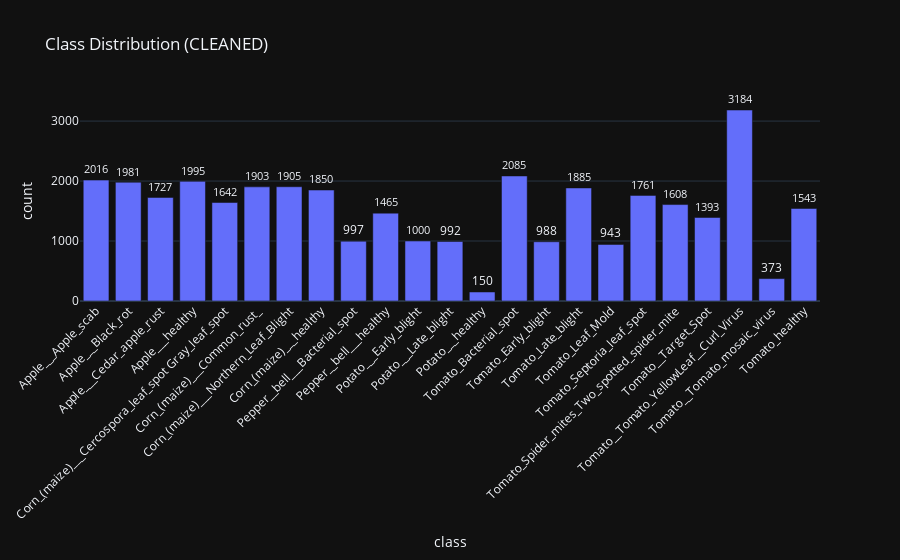

Notebook cell for this chart:
### Code cell
### 3.1 Inspect issues & class distribution after cleaning
from collections import Counter
import pandas as pd
import plotly.express as px


def _preview_list(name, items, k=5):
    print(f"\n-- {name} (showing up to {k}) --")
    for row in items[:k]:
        print(row)


_preview_list("unreadable", problems["unreadable"])
_preview_list("too_small", problems["too_small"])
_preview_list("dup_same_class", problems["dup_same_class"])
_preview_list("dup_cross_class", problems["dup_cross_class"])

clean_counts = Counter()
for cls, p in _iter_class_images(CLEAN_DIR):
    clean_counts[cls] += 1

df_clean = pd.DataFrame(sorted(clean_counts.items(), key=lambda x: x[0]), columns=["class", "count"])
fig = px.bar(df_clean, x="class", y="count", title="Class Distribution (CLEANED)", text="count")
fig.update_traces(textposition="outside", cliponaxis=False)
fig.update_layout(xaxis_tickangle=-45)
display(fig)

print("Total after cleaning:", sum(clean_counts.values()))

### Figure 1 — Plotly figure (JSON) as saved in the notebook; plotly's stock layout.template omitted (floating-point values rounded to 4 significant figures)
{"data": [{"hovertemplate": "class=%{x}<br>count=%{text}<extra></extra>", "legendgroup": "", "marker": {"color": "#636efa", "pattern": {"shape": ""}}, "name": "", "orientation": "v", "showlegend": false, "text": [2016.0, 1981.0, 1727.0, 1995.0, 1642.0, 1903.0, 1905.0, 1850.0, 997.0, 1465.0, 1000.0, 992.0, 150.0, 2085.0, 988.0, 1885.0, 943.0, 1761.0, 1608.0, 1393.0, 3184.0, 373.0, 1543.0], "textposition": "outside", "x": ["Apple___Apple_scab", "Apple___Black_rot", "Apple___Cedar_apple_rust", "Apple___healthy", "Corn_(maize)___Cercospora_leaf_spot Gray_leaf_spot", "Corn_(maize)___Common_rust_", "Corn_(maize)___Northern_Leaf_Blight", "Corn_(maize)___healthy", "Pepper__bell___Bacterial_spot", "Pepper__bell___healthy", "Potato___Early_blight", "Potato___Late_blight", "Potato___healthy", "Tomato_Bacterial_spot", "Tomato_Early_blight", "Tomato_Late_blight", "Tomato_Leaf_Mold", "Tomato_Septoria_leaf_spot", "Tomato_Spider_mites_Two_spotted_spider_mite", "Tomato__Target_Spot", "Tomato__Tomato_YellowLeaf__Curl_Virus", "Tomato__Tomato_mosaic_virus", "Tomato_healthy"], "xaxis": "x", "y": [2016, 1981, 1727, 1995, 1642, 1903, 1905, 1850, 997, 1465, 1000, 992, 150, 2085, 988, 1885, 943, 1761, 1608, 1393, 3184, 373, 1543], "yaxis": "y", "type": "bar", "cliponaxis": false}], "layout": {"xaxis": {"anchor": "y", "domain": [0.0, 1.0], "title": {"text": "class"}, "tickangle": -45}, "yaxis": {"anchor": "x", "domain": [0.0, 1.0], "title": {"text": "count"}}, "legend": {"tracegroupgap": 0}, "title": {"text": "Class Distribution (CLEANED)"}, "barmode": "relative"}}
